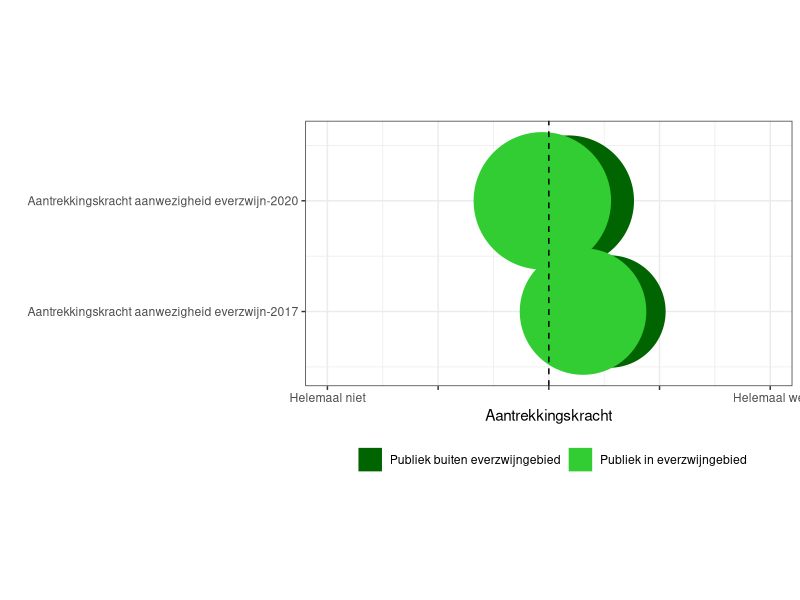
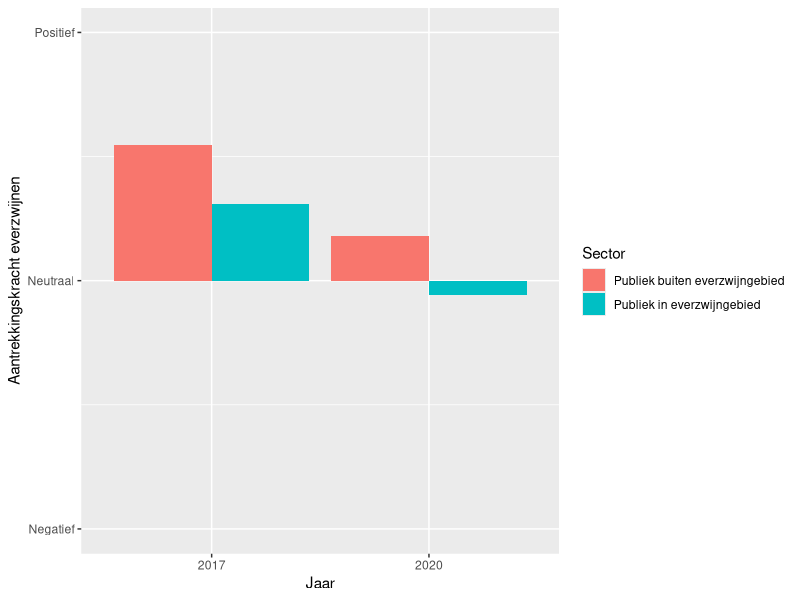
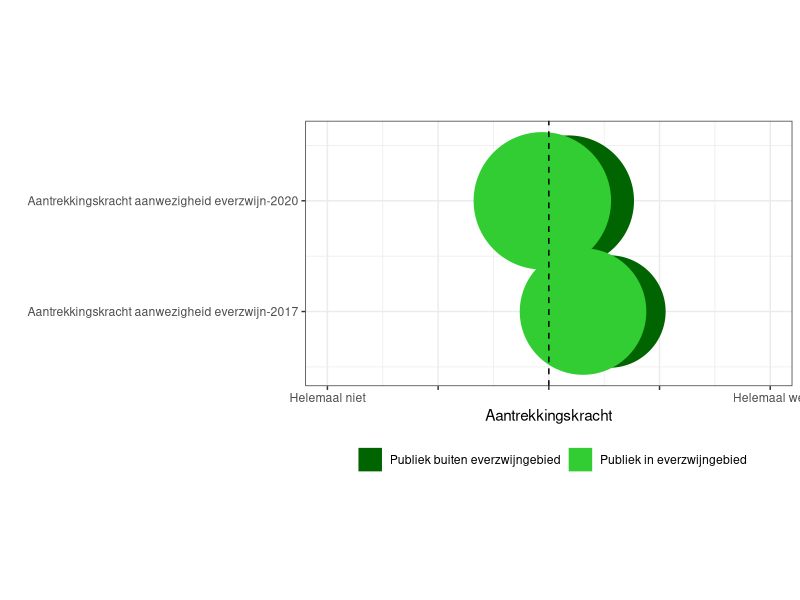
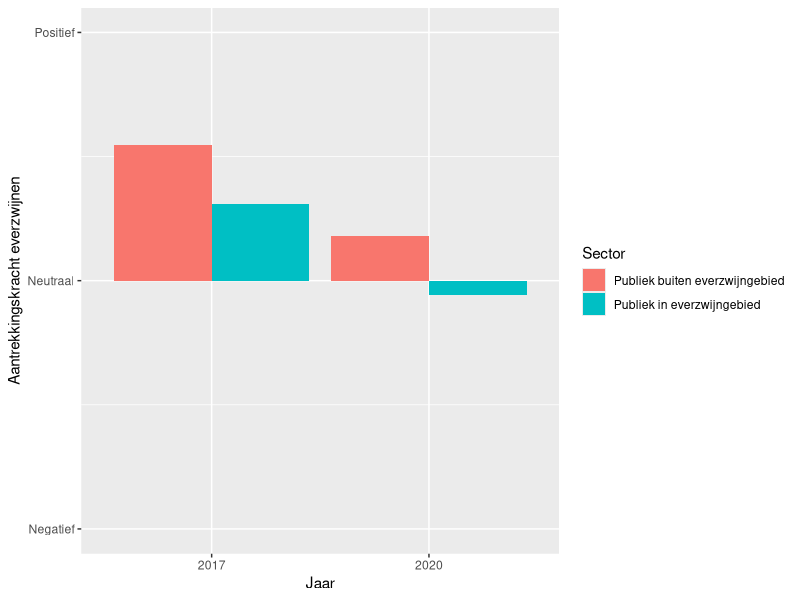

Generate these figures, in order, with R:
## ---- chunk 1
library(tidyverse)
library(ggplot2)
library(ggforce)
## ---- chunk 2
Aantrekking_data <- read.csv("./dashboard/input/maatschappelijke_draagkracht/F14_2.csv",
                         sep = ",",
                         header = TRUE)

Aantrekking_data$Question_label <- as.factor(Aantrekking_data$Question_label)
Aantrekking_data$group <- as.factor(Aantrekking_data$group)

schaalfactor <- 1

## ---- chunk 3
PCI_plot_Aantrekking <- ggplot(Aantrekking_data) + 
  geom_point(aes(x = meanAnswer, 
                 y = as.numeric(group)/schaalfactor, colour = Sector))+  
  geom_circle(aes(x0 = meanAnswer, 
                  y0 = as.numeric(group)/schaalfactor, 
                  r = pci2,
                  colour = Sector,
                  fill = Sector )) +
  scale_x_continuous(name = "Aantrekkingskracht",
                     limits = c(-2,2),
                     labels = c("Helemaal niet", "", "", "", "Helemaal wel")) + 
  scale_y_continuous(name ="",
                     breaks = unique(as.numeric(Aantrekking_data$group)/schaalfactor),
                     labels = unique(Aantrekking_data$group)) + 
  coord_fixed() +
  scale_fill_manual(name = "",
                    values = c("darkgreen", "limegreen", "darkblue", "lightblue")) + 
  scale_color_manual(name = "",
                     values = c("darkgreen", "limegreen", "darkblue", "lightblue")) +
  geom_vline(xintercept = 0, color = "black", linetype = "dashed")+
  theme_bw() +
  theme(legend.position = 'bottom')
  

PCI_plot_Aantrekking

ggsave(plot = PCI_plot_Aantrekking, 
       filename =  "./dashboard/interim/Aantrekking_optie1.jpeg", 
       width = 24, 
       height = 14, 
       units = "cm")
## ---- chunk 4
plot_Aantrekking <- ggplot(data = Aantrekking_data,
                       aes(x = as.factor(Year),
                           y = meanAnswer,
                           fill = Sector)) +
  geom_bar(stat = "identity", 
           position = "dodge")  +
  labs(y = "Aantrekkingskracht everzwijnen",
       x = "Jaar") +
  scale_y_continuous(limits = c(-1, 1),
                     breaks = c(-1, 0 ,1),
                     labels = c("Negatief" ,"Neutraal", "Positief"))


plot_Aantrekking

ggsave(plot = plot_Aantrekking, 
       filename =  "./dashboard/interim/Aantrekking_optie2.jpeg", 
       width = 24, 
       height = 14, 
       units = "cm")
